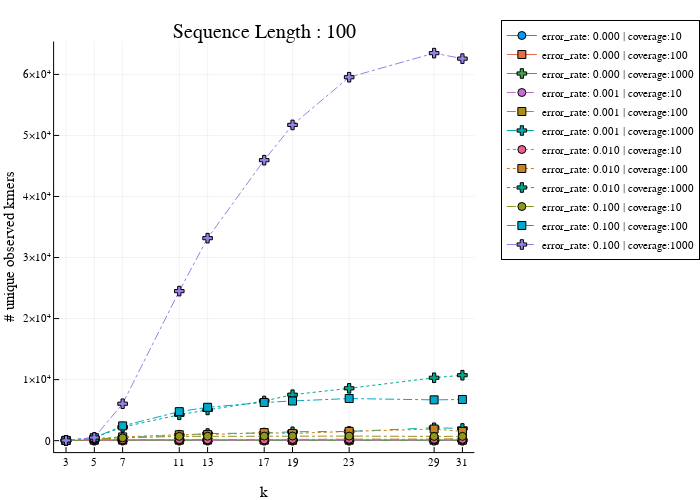
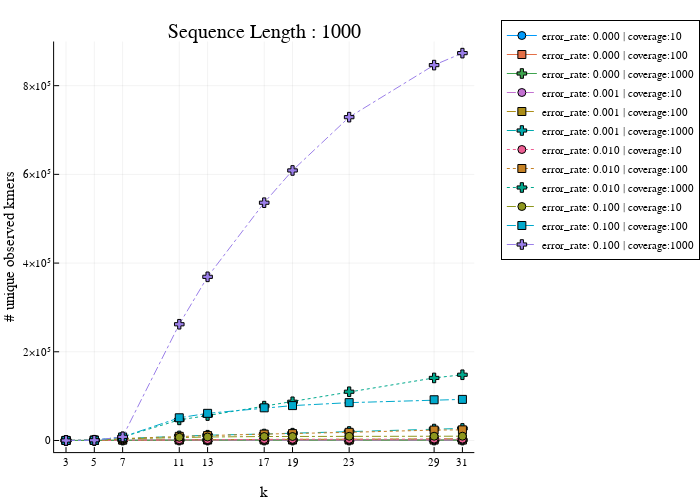
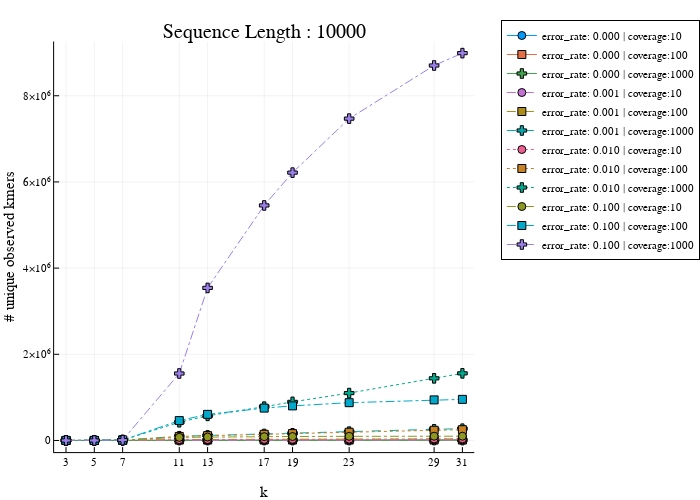

These figures' notebook cell, in order:
### Code cell
for sequence_length in sort(unique(results[!, "sequence_length"]))
    p = StatsPlots.plot(
        title = "Sequence Length : $(sequence_length)",
        xlabel = "k",
        ylabel = "# unique observed kmers",
        legend = :outertopright,
        size = (700, 500),
        leftmargin = 5(Measures.mm)
    )

    for error_rate in sort(unique(results[!, "error_rate"]))
        for coverage in sort(unique(results[!, "coverage"]))
            indices = (
                (results[!, "sequence_length"] .== sequence_length) .&
                (results[!, "error_rate"] .== error_rate) .&
                (results[!, "coverage"] .== coverage))
            xs = results[indices, "k"]
            ys = results[indices, "unique_kmers"]

            p = StatsPlots.plot!(p,
                xs,
                ys,
                xticks = (xs, string.(xs)),
                linestyle = error_to_linestyles[error_rate],
                markershape = coverage_to_markershape[coverage],
                label = "error_rate: $(rpad(error_rate, 5, '0')) | coverage:$(coverage)"
            )
        end
    end
    # displays in notebook
    display(p)
    
    # displays on website
    filename = "/assets/images/2020-12-19-observed-kmers-vs-error-rate-$(sequence_length).html"
    StatsPlots.savefig(p, dirname(pwd()) * filename)
    display("text/html", "![]($filename)")
end

### Figure 1 — Plotly figure (JSON) as saved in the notebook; plotly's stock layout.template omitted (floating-point values rounded to 4 significant figures)
{"data": [{"colorbar": {"title": ""}, "legendgroup": "error_rate: 0.000 | coverage:10", "line": {"color": "rgba(0, 154, 250, 1.000)", "dash": "solid", "shape": "linear", "width": 1}, "marker": {"color": "rgba(0, 154, 250, 1.000)", "line": {"color": "rgba(0, 0, 0, 1.000)", "width": 1}, "size": 8, "symbol": "circle"}, "mode": "lines+markers", "name": "error_rate: 0.000 | coverage:10", "showlegend": true, "type": "scatter", "x": [3, 5, 7, 11, 13, 17, 19, 23, 29, 31], "xaxis": "x", "y": [32, 92, 94, 90, 88, 84, 82, 78, 72, 70], "yaxis": "y", "zmax": null, "zmin": null}, {"colorbar": {"title": ""}, "legendgroup": "error_rate: 0.000 | coverage:100", "line": {"color": "rgba(227, 111, 71, 1.000)", "dash": "solid", "shape": "linear", "width": 1}, "marker": {"color": "rgba(227, 111, 71, 1.000)", "line": {"color": "rgba(0, 0, 0, 1.000)", "width": 1}, "size": 8, "symbol": "square"}, "mode": "lines+markers", "name": "error_rate: 0.000 | coverage:100", "showlegend": true, "type": "scatter", "x": [3, 5, 7, 11, 13, 17, 19, 23, 29, 31], "xaxis": "x", "y": [31, 94, 92, 90, 88, 84, 82, 78, 72, 70], "yaxis": "y", "zmax": null, "zmin": null}, {"colorbar": {"title": ""}, "legendgroup": "error_rate: 0.000 | coverage:1000", "line": {"color": "rgba(62, 164, 78, 1.000)", "dash": "solid", "shape": "linear", "width": 1}, "marker": {"color": "rgba(62, 164, 78, 1.000)", "line": {"color": "rgba(0, 0, 0, 1.000)", "width": 1}, "size": 8, "symbol": "cross"}, "mode": "lines+markers", "name": "error_rate: 0.000 | coverage:1000", "showlegend": true, "type": "scatter", "x": [3, 5, 7, 11, 13, 17, 19, 23, 29, 31], "xaxis": "x", "y": [29, 84, 94, 90, 88, 84, 82, 78, 72, 70], "yaxis": "y", "zmax": null, "zmin": null}, {"colorbar": {"title": ""}, "legendgroup": "error_rate: 0.001 | coverage:10", "line": {"color": "rgba(195, 113, 210, 1.000)", "dash": "dash", "shape": "linear", "width": 1}, "marker": {"color": "rgba(195, 113, 210, 1.000)", "line": {"color": "rgba(0, 0, 0, 1.000)", "width": 1}, "size": 8, "symbol": "circle"}, "mode": "lines+markers", "name": "error_rate: 0.001 | coverage:10", "showlegend": true, "type": "scatter", "x": [3, 5, 7, 11, 13, 17, 19, 23, 29, 31], "xaxis": "x", "y": [30, 83, 94, 103, 88, 109, 101, 78, 86, 100], "yaxis": "y", "zmax": null, "zmin": null}, {"colorbar": {"title": ""}, "legendgroup": "error_rate: 0.001 | coverage:100", "line": {"color": "rgba(172, 142, 24, 1.000)", "dash": "dash", "shape": "linear", "width": 1}, "marker": {"color": "rgba(172, 142, 24, 1.000)", "line": {"color": "rgba(0, 0, 0, 1.000)", "width": 1}, "size": 8, "symbol": "square"}, "mode": "lines+markers", "name": "error_rate: 0.001 | coverage:100", "showlegend": true, "type": "scatter", "x": [3, 5, 7, 11, 13, 17, 19, 23, 29, 31], "xaxis": "x", "y": [31, 121, 169, 155, 216, 157, 143, 237, 251, 324], "yaxis": "y", "zmax": null, "zmin": null}, {"colorbar": {"title": ""}, "legendgroup": "error_rate: 0.001 | coverage:1000", "line": {"color": "rgba(0, 170, 174, 1.000)", "dash": "dash", "shape": "linear", "width": 1}, "marker": {"color": "rgba(0, 170, 174, 1.000)", "line": {"color": "rgba(0, 0, 0, 1.000)", "width": 1}, "size": 8, "symbol": "cross"}, "mode": "lines+markers", "name": "error_rate: 0.001 | coverage:1000", "showlegend": true, "type": "scatter", "x": [3, 5, 7, 11, 13, 17, 19, 23, 29, 31], "xaxis": "x", "y": [32, 331, 506, 889, 1169, 1239, 1452, 1507, 2105, 1999], "yaxis": "y", "zmax": null, "zmin": null}, {"colorbar": {"title": ""}, "legendgroup": "error_rate: 0.010 | coverage:10", "line": {"color": "rgba(237, 94, 147, 1.000)", "dash": "dot", "shape": "linear", "width": 1}, "marker": {"color": "rgba(237, 94, 147, 1.000)", "line": {"color": "rgba(0, 0, 0, 1.000)", "width": 1}, "size": 8, "symbol": "circle"}, "mode": "lines+markers", "name": "error_rate: 0.010 | coverage:10", "showlegend": true, "type": "scatter", "x": [3, 5, 7, 11, 13, 17, 19, 23, 29, 31], "xaxis": "x", "y": [32, 121, 145, 176, 143, 127, 213, 226, 220, 218], "yaxis": "y", "zmax": null, "zmin": null}, {"colorbar": {"title": ""}, "legendgroup": "error_rate: 0.010 | coverage:100", "line": {"color": "rgba(198, 130, 37, 1.000)", "dash": "dot", "shape": "linear", "width": 1}, "marker": {"color": "rgba(198, 130, 37, 1.000)", "line": {"color": "rgba(0, 0, 0, 1.000)", "width": 1}, "size": 8, "symbol": "square"}, "mode": "lines+markers", "name": "error_rate: 0.010 | coverage:100", "showlegend": true, "type": "scatter", "x": [3, 5, 7, 11, 13, 17, 19, 23, 29, 31], "xaxis": "x", "y": [32, 307, 613, 972, 992, 1320, 1177, 1513, 1905, 1514], "yaxis": "y", "zmax": null, "zmin": null}, {"colorbar": {"title": ""}, "legendgroup": "error_rate: 0.010 | coverage:1000", "line": {"color": "rgba(0, 169, 141, 1.000)", "dash": "dot", "shape": "linear", "width": 1}, "marker": {"color": "rgba(0, 169, 141, 1.000)", "line": {"color": "rgba(0, 0, 0, 1.000)", "width": 1}, "size": 8, "symbol": "cross"}, "mode": "lines+markers", "name": "error_rate: 0.010 | coverage:1000", "showlegend": true, "type": "scatter", "x": [3, 5, 7, 11, 13, 17, 19, 23, 29, 31], "xaxis": "x", "y": [32, 498, 2216, 4241, 5038, 6496, 7525, 8576, 10302, 10721], "yaxis": "y", "zmax": null, "zmin": null}, {"colorbar": {"title": ""}, "legendgroup": "error_rate: 0.100 | coverage:10", "line": {"color": "rgba(142, 151, 30, 1.000)", "dash": "dashdot", "shape": "linear", "width": 1}, "marker": {"color": "rgba(142, 151, 30, 1.000)", "line": {"color": "rgba(0, 0, 0, 1.000)", "width": 1}, "size": 8, "symbol": "circle"}, "mode": "lines+markers", "name": "error_rate: 0.100 | coverage:10", "showlegend": true, "type": "scatter", "x": [3, 5, 7, 11, 13, 17, 19, 23, 29, 31], "xaxis": "x", "y": [32, 266, 462, 699, 725, 747, 758, 746, 693, 703], "yaxis": "y", "zmax": null, "zmin": null}, {"colorbar": {"title": ""}, "legendgroup": "error_rate: 0.100 | coverage:100", "line": {"color": "rgba(0, 169, 204, 1.000)", "dash": "dashdot", "shape": "linear", "width": 1}, "marker": {"color": "rgba(0, 169, 204, 1.000)", "line": {"color": "rgba(0, 0, 0, 1.000)", "width": 1}, "size": 8, "symbol": "square"}, "mode": "lines+markers", "name": "error_rate: 0.100 | coverage:100", "showlegend": true, "type": "scatter", "x": [3, 5, 7, 11, 13, 17, 19, 23, 29, 31], "xaxis": "x", "y": [32, 493, 2421, 4753, 5466, 6252, 6497, 6902, 6682, 6745], "yaxis": "y", "zmax": null, "zmin": null}, {"colorbar": {"title": ""}, "legendgroup": "error_rate: 0.100 | coverage:1000", "line": {"color": "rgba(155, 127, 233, 1.000)", "dash": "dashdot", "shape": "linear", "width": 1}, "marker": {"color": "rgba(155, 127, 233, 1.000)", "line": {"color": "rgba(0, 0, 0, 1.000)", "width": 1}, "size": 8, "symbol": "cross"}, "mode": "lines+markers", "name": "error_rate: 0.100 | coverage:1000", "showlegend": true, "type": "scatter", "x": [3, 5, 7, 11, 13, 17, 19, 23, 29, 31], "xaxis": "x", "y": [32, 512, 6050, 24500, 33176, 45951, 51725, 59540, 63486, 62584], "yaxis": "y", "zmax": null, "zmin": null}], "layout": {"annotations": [{"font": {"color": "rgba(0, 0, 0, 1.000)", "family": "sans-serif", "size": 20}, "rotation": 0, "showarrow": false, "text": "Sequence Length : 100", "x": 0.5539, "xanchor": "center", "xref": "paper", "y": 1, "yanchor": "top", "yref": "paper"}], "height": 500, "legend": {"bgcolor": "rgba(255, 255, 255, 1.000)", "bordercolor": "rgba(0, 0, 0, 1.000)", "borderwidth": 1, "font": {"color": "rgba(0, 0, 0, 1.000)", "family": "sans-serif", "size": 11}, "title": {"font": {"color": "rgba(0, 0, 0, 1.000)", "family": "sans-serif", "size": 15}, "text": ""}, "tracegroupgap": 0, "traceorder": "normal", "x": 1.05, "xanchor": "upper", "y": 1, "yanchor": "right"}, "margin": {"b": 20, "l": 0, "r": 0, "t": 20}, "paper_bgcolor": "rgba(255, 255, 255, 1.000)", "plot_bgcolor": "rgba(255, 255, 255, 1.000)", "showlegend": true, "width": 700, "xaxis": {"anchor": "y", "domain": [0.1134, 0.9944], "gridcolor": "rgba(0, 0, 0, 0.100)", "gridwidth": 0.5, "linecolor": "rgba(0, 0, 0, 1.000)", "mirror": false, "range": [2.16, 31.84], "showgrid": true, "showline": true, "showticklabels": true, "tickangle": 0, "tickcolor": "rgb(0, 0, 0)", "tickfont": {"color": "rgba(0, 0, 0, 1.000)", "family": "sans-serif", "size": 11}, "tickmode": "array", "ticks": "inside", "ticktext": ["3", "5", "7", "11", "13", "17", "19", "23", "29", "31"], "tickvals": [3, 5, 7, 11, 13, 17, 19, 23, 29, 31], "title": "k", "titlefont": {"color": "rgba(0, 0, 0, 1.000)", "family": "sans-serif", "size": 15}, "type": "-", "visible": true, "zeroline": false, "zerolinecolor": "rgba(0, 0, 0, 1.000)"}, "yaxis": {"anchor": "x", "domain": [0.06065, 0.9532], "gridcolor": "rgba(0, 0, 0, 0.100)", "gridwidth": 0.5, "linecolor": "rgba(0, 0, 0, 1.000)", "mirror": false, "range": [-1875.0, 65390.0], "showgrid": true, "showline": true, "showticklabels": true, "tickangle": 0, "tickcolor": "rgb(0, 0, 0)", "tickfont": {"color": "rgba(0, 0, 0, 1.000)", "family": "sans-serif", "size": 11}, "tickmode": "array", "ticks": "inside", "ticktext": ["0", "1×10⁴", "2×10⁴", "3×10⁴", "4×10⁴", "5×10⁴", "6×10⁴"], "tickvals": [0, 10000, 20000, 30000, 40000, 50000, 60000], "title": "# unique observed kmers", "titlefont": {"color": "rgba(0, 0, 0, 1.000)", "family": "sans-serif", "size": 15}, "type": "-", "visible": true, "zeroline": false, "zerolinecolor": "rgba(0, 0, 0, 1.000)"}}}

### Figure 2 — Plotly figure (JSON) as saved in the notebook; plotly's stock layout.template omitted (floating-point values rounded to 4 significant figures)
{"data": [{"colorbar": {"title": ""}, "legendgroup": "error_rate: 0.000 | coverage:10", "line": {"color": "rgba(0, 154, 250, 1.000)", "dash": "solid", "shape": "linear", "width": 1}, "marker": {"color": "rgba(0, 154, 250, 1.000)", "line": {"color": "rgba(0, 0, 0, 1.000)", "width": 1}, "size": 8, "symbol": "circle"}, "mode": "lines+markers", "name": "error_rate: 0.000 | coverage:10", "showlegend": true, "type": "scatter", "x": [3, 5, 7, 11, 13, 17, 19, 23, 29, 31], "xaxis": "x", "y": [32, 437, 930, 990, 987, 984, 982, 978, 972, 970], "yaxis": "y", "zmax": null, "zmin": null}, {"colorbar": {"title": ""}, "legendgroup": "error_rate: 0.000 | coverage:100", "line": {"color": "rgba(227, 111, 71, 1.000)", "dash": "solid", "shape": "linear", "width": 1}, "marker": {"color": "rgba(227, 111, 71, 1.000)", "line": {"color": "rgba(0, 0, 0, 1.000)", "width": 1}, "size": 8, "symbol": "square"}, "mode": "lines+markers", "name": "error_rate: 0.000 | coverage:100", "showlegend": true, "type": "scatter", "x": [3, 5, 7, 11, 13, 17, 19, 23, 29, 31], "xaxis": "x", "y": [32, 440, 936, 989, 988, 984, 982, 978, 972, 970], "yaxis": "y", "zmax": null, "zmin": null}, {"colorbar": {"title": ""}, "legendgroup": "error_rate: 0.000 | coverage:1000", "line": {"color": "rgba(62, 164, 78, 1.000)", "dash": "solid", "shape": "linear", "width": 1}, "marker": {"color": "rgba(62, 164, 78, 1.000)", "line": {"color": "rgba(0, 0, 0, 1.000)", "width": 1}, "size": 8, "symbol": "cross"}, "mode": "lines+markers", "name": "error_rate: 0.000 | coverage:1000", "showlegend": true, "type": "scatter", "x": [3, 5, 7, 11, 13, 17, 19, 23, 29, 31], "xaxis": "x", "y": [32, 442, 936, 989, 988, 984, 982, 978, 972, 970], "yaxis": "y", "zmax": null, "zmin": null}, {"colorbar": {"title": ""}, "legendgroup": "error_rate: 0.001 | coverage:10", "line": {"color": "rgba(195, 113, 210, 1.000)", "dash": "dash", "shape": "linear", "width": 1}, "marker": {"color": "rgba(195, 113, 210, 1.000)", "line": {"color": "rgba(0, 0, 0, 1.000)", "width": 1}, "size": 8, "symbol": "circle"}, "mode": "lines+markers", "name": "error_rate: 0.001 | coverage:10", "showlegend": true, "type": "scatter", "x": [3, 5, 7, 11, 13, 17, 19, 23, 29, 31], "xaxis": "x", "y": [32, 458, 1007, 1073, 1084, 1134, 1244, 1145, 1242, 1120], "yaxis": "y", "zmax": null, "zmin": null}, {"colorbar": {"title": ""}, "legendgroup": "error_rate: 0.001 | coverage:100", "line": {"color": "rgba(172, 142, 24, 1.000)", "dash": "dash", "shape": "linear", "width": 1}, "marker": {"color": "rgba(172, 142, 24, 1.000)", "line": {"color": "rgba(0, 0, 0, 1.000)", "width": 1}, "size": 8, "symbol": "square"}, "mode": "lines+markers", "name": "error_rate: 0.001 | coverage:100", "showlegend": true, "type": "scatter", "x": [3, 5, 7, 11, 13, 17, 19, 23, 29, 31], "xaxis": "x", "y": [32, 481, 1371, 2025, 2171, 2441, 2597, 2839, 3801, 4009], "yaxis": "y", "zmax": null, "zmin": null}, {"colorbar": {"title": ""}, "legendgroup": "error_rate: 0.001 | coverage:1000", "line": {"color": "rgba(0, 170, 174, 1.000)", "dash": "dash", "shape": "linear", "width": 1}, "marker": {"color": "rgba(0, 170, 174, 1.000)", "line": {"color": "rgba(0, 0, 0, 1.000)", "width": 1}, "size": 8, "symbol": "cross"}, "mode": "lines+markers", "name": "error_rate: 0.001 | coverage:1000", "showlegend": true, "type": "scatter", "x": [3, 5, 7, 11, 13, 17, 19, 23, 29, 31], "xaxis": "x", "y": [32, 512, 4438, 10292, 11906, 14584, 16477, 20330, 25808, 27194], "yaxis": "y", "zmax": null, "zmin": null}, {"colorbar": {"title": ""}, "legendgroup": "error_rate: 0.010 | coverage:10", "line": {"color": "rgba(237, 94, 147, 1.000)", "dash": "dot", "shape": "linear", "width": 1}, "marker": {"color": "rgba(237, 94, 147, 1.000)", "line": {"color": "rgba(0, 0, 0, 1.000)", "width": 1}, "size": 8, "symbol": "circle"}, "mode": "lines+markers", "name": "error_rate: 0.010 | coverage:10", "showlegend": true, "type": "scatter", "x": [3, 5, 7, 11, 13, 17, 19, 23, 29, 31], "xaxis": "x", "y": [32, 470, 1438, 1876, 2066, 2422, 2763, 2721, 3183, 3153], "yaxis": "y", "zmax": null, "zmin": null}, {"colorbar": {"title": ""}, "legendgroup": "error_rate: 0.010 | coverage:100", "line": {"color": "rgba(198, 130, 37, 1.000)", "dash": "dot", "shape": "linear", "width": 1}, "marker": {"color": "rgba(198, 130, 37, 1.000)", "line": {"color": "rgba(0, 0, 0, 1.000)", "width": 1}, "size": 8, "symbol": "square"}, "mode": "lines+markers", "name": "error_rate: 0.010 | coverage:100", "showlegend": true, "type": "scatter", "x": [3, 5, 7, 11, 13, 17, 19, 23, 29, 31], "xaxis": "x", "y": [32, 512, 4310, 9373, 11074, 14370, 15491, 18373, 23487, 23986], "yaxis": "y", "zmax": null, "zmin": null}, {"colorbar": {"title": ""}, "legendgroup": "error_rate: 0.010 | coverage:1000", "line": {"color": "rgba(0, 169, 141, 1.000)", "dash": "dot", "shape": "linear", "width": 1}, "marker": {"color": "rgba(0, 169, 141, 1.000)", "line": {"color": "rgba(0, 0, 0, 1.000)", "width": 1}, "size": 8, "symbol": "cross"}, "mode": "lines+markers", "name": "error_rate: 0.010 | coverage:1000", "showlegend": true, "type": "scatter", "x": [3, 5, 7, 11, 13, 17, 19, 23, 29, 31], "xaxis": "x", "y": [32, 512, 7884, 46431, 56219, 77468, 87305, 109935, 141054, 148232], "yaxis": "y", "zmax": null, "zmin": null}, {"colorbar": {"title": ""}, "legendgroup": "error_rate: 0.100 | coverage:10", "line": {"color": "rgba(142, 151, 30, 1.000)", "dash": "dashdot", "shape": "linear", "width": 1}, "marker": {"color": "rgba(142, 151, 30, 1.000)", "line": {"color": "rgba(0, 0, 0, 1.000)", "width": 1}, "size": 8, "symbol": "circle"}, "mode": "lines+markers", "name": "error_rate: 0.100 | coverage:10", "showlegend": true, "type": "scatter", "x": [3, 5, 7, 11, 13, 17, 19, 23, 29, 31], "xaxis": "x", "y": [32, 512, 3796, 7242, 7858, 8983, 8994, 9425, 9589, 9678], "yaxis": "y", "zmax": null, "zmin": null}, {"colorbar": {"title": ""}, "legendgroup": "error_rate: 0.100 | coverage:100", "line": {"color": "rgba(0, 169, 204, 1.000)", "dash": "dashdot", "shape": "linear", "width": 1}, "marker": {"color": "rgba(0, 169, 204, 1.000)", "line": {"color": "rgba(0, 0, 0, 1.000)", "width": 1}, "size": 8, "symbol": "square"}, "mode": "lines+markers", "name": "error_rate: 0.100 | coverage:100", "showlegend": true, "type": "scatter", "x": [3, 5, 7, 11, 13, 17, 19, 23, 29, 31], "xaxis": "x", "y": [32, 512, 7980, 51180, 61223, 73663, 78672, 85311, 91844, 92675], "yaxis": "y", "zmax": null, "zmin": null}, {"colorbar": {"title": ""}, "legendgroup": "error_rate: 0.100 | coverage:1000", "line": {"color": "rgba(155, 127, 233, 1.000)", "dash": "dashdot", "shape": "linear", "width": 1}, "marker": {"color": "rgba(155, 127, 233, 1.000)", "line": {"color": "rgba(0, 0, 0, 1.000)", "width": 1}, "size": 8, "symbol": "cross"}, "mode": "lines+markers", "name": "error_rate: 0.100 | coverage:1000", "showlegend": true, "type": "scatter", "x": [3, 5, 7, 11, 13, 17, 19, 23, 29, 31], "xaxis": "x", "y": [32, 512, 8192, 262075, 368986, 536120, 608847, 729002, 846381, 873340], "yaxis": "y", "zmax": null, "zmin": null}], "layout": {"annotations": [{"font": {"color": "rgba(0, 0, 0, 1.000)", "family": "sans-serif", "size": 20}, "rotation": 0, "showarrow": false, "text": "Sequence Length : 1000", "x": 0.5539, "xanchor": "center", "xref": "paper", "y": 1, "yanchor": "top", "yref": "paper"}], "height": 500, "legend": {"bgcolor": "rgba(255, 255, 255, 1.000)", "bordercolor": "rgba(0, 0, 0, 1.000)", "borderwidth": 1, "font": {"color": "rgba(0, 0, 0, 1.000)", "family": "sans-serif", "size": 11}, "title": {"font": {"color": "rgba(0, 0, 0, 1.000)", "family": "sans-serif", "size": 15}, "text": ""}, "tracegroupgap": 0, "traceorder": "normal", "x": 1.05, "xanchor": "upper", "y": 1, "yanchor": "right"}, "margin": {"b": 20, "l": 0, "r": 0, "t": 20}, "paper_bgcolor": "rgba(255, 255, 255, 1.000)", "plot_bgcolor": "rgba(255, 255, 255, 1.000)", "showlegend": true, "width": 700, "xaxis": {"anchor": "y", "domain": [0.1134, 0.9944], "gridcolor": "rgba(0, 0, 0, 0.100)", "gridwidth": 0.5, "linecolor": "rgba(0, 0, 0, 1.000)", "mirror": false, "range": [2.16, 31.84], "showgrid": true, "showline": true, "showticklabels": true, "tickangle": 0, "tickcolor": "rgb(0, 0, 0)", "tickfont": {"color": "rgba(0, 0, 0, 1.000)", "family": "sans-serif", "size": 11}, "tickmode": "array", "ticks": "inside", "ticktext": ["3", "5", "7", "11", "13", "17", "19", "23", "29", "31"], "tickvals": [3, 5, 7, 11, 13, 17, 19, 23, 29, 31], "title": "k", "titlefont": {"color": "rgba(0, 0, 0, 1.000)", "family": "sans-serif", "size": 15}, "type": "-", "visible": true, "zeroline": false, "zerolinecolor": "rgba(0, 0, 0, 1.000)"}, "yaxis": {"anchor": "x", "domain": [0.06065, 0.9532], "gridcolor": "rgba(0, 0, 0, 0.100)", "gridwidth": 0.5, "linecolor": "rgba(0, 0, 0, 1.000)", "mirror": false, "range": [-26170.0, 899500.0], "showgrid": true, "showline": true, "showticklabels": true, "tickangle": 0, "tickcolor": "rgb(0, 0, 0)", "tickfont": {"color": "rgba(0, 0, 0, 1.000)", "family": "sans-serif", "size": 11}, "tickmode": "array", "ticks": "inside", "ticktext": ["0", "2×10⁵", "4×10⁵", "6×10⁵", "8×10⁵"], "tickvals": [0, 200000, 400000, 600000, 800000], "title": "# unique observed kmers", "titlefont": {"color": "rgba(0, 0, 0, 1.000)", "family": "sans-serif", "size": 15}, "type": "-", "visible": true, "zeroline": false, "zerolinecolor": "rgba(0, 0, 0, 1.000)"}}}

### Figure 3 — Plotly figure (JSON) as saved in the notebook; plotly's stock layout.template omitted (floating-point values rounded to 4 significant figures)
{"data": [{"colorbar": {"title": ""}, "legendgroup": "error_rate: 0.000 | coverage:10", "line": {"color": "rgba(0, 154, 250, 1.000)", "dash": "solid", "shape": "linear", "width": 1}, "marker": {"color": "rgba(0, 154, 250, 1.000)", "line": {"color": "rgba(0, 0, 0, 1.000)", "width": 1}, "size": 8, "symbol": "circle"}, "mode": "lines+markers", "name": "error_rate: 0.000 | coverage:10", "showlegend": true, "type": "scatter", "x": [3, 5, 7, 11, 13, 17, 19, 23, 29, 31], "xaxis": "x", "y": [32, 512, 5723, 9973, 9986, 9984, 9982, 9978, 9972, 9970], "yaxis": "y", "zmax": null, "zmin": null}, {"colorbar": {"title": ""}, "legendgroup": "error_rate: 0.000 | coverage:100", "line": {"color": "rgba(227, 111, 71, 1.000)", "dash": "solid", "shape": "linear", "width": 1}, "marker": {"color": "rgba(227, 111, 71, 1.000)", "line": {"color": "rgba(0, 0, 0, 1.000)", "width": 1}, "size": 8, "symbol": "square"}, "mode": "lines+markers", "name": "error_rate: 0.000 | coverage:100", "showlegend": true, "type": "scatter", "x": [3, 5, 7, 11, 13, 17, 19, 23, 29, 31], "xaxis": "x", "y": [32, 512, 5756, 9963, 9981, 9984, 9982, 9978, 9972, 9970], "yaxis": "y", "zmax": null, "zmin": null}, {"colorbar": {"title": ""}, "legendgroup": "error_rate: 0.000 | coverage:1000", "line": {"color": "rgba(62, 164, 78, 1.000)", "dash": "solid", "shape": "linear", "width": 1}, "marker": {"color": "rgba(62, 164, 78, 1.000)", "line": {"color": "rgba(0, 0, 0, 1.000)", "width": 1}, "size": 8, "symbol": "cross"}, "mode": "lines+markers", "name": "error_rate: 0.000 | coverage:1000", "showlegend": true, "type": "scatter", "x": [3, 5, 7, 11, 13, 17, 19, 23, 29, 31], "xaxis": "x", "y": [32, 512, 5690, 9962, 9988, 9984, 9982, 9978, 9972, 9970], "yaxis": "y", "zmax": null, "zmin": null}, {"colorbar": {"title": ""}, "legendgroup": "error_rate: 0.001 | coverage:10", "line": {"color": "rgba(195, 113, 210, 1.000)", "dash": "dash", "shape": "linear", "width": 1}, "marker": {"color": "rgba(195, 113, 210, 1.000)", "line": {"color": "rgba(0, 0, 0, 1.000)", "width": 1}, "size": 8, "symbol": "circle"}, "mode": "lines+markers", "name": "error_rate: 0.001 | coverage:10", "showlegend": true, "type": "scatter", "x": [3, 5, 7, 11, 13, 17, 19, 23, 29, 31], "xaxis": "x", "y": [32, 512, 5933, 11020, 11298, 11715, 11759, 12295, 12718, 12923], "yaxis": "y", "zmax": null, "zmin": null}, {"colorbar": {"title": ""}, "legendgroup": "error_rate: 0.001 | coverage:100", "line": {"color": "rgba(172, 142, 24, 1.000)", "dash": "dash", "shape": "linear", "width": 1}, "marker": {"color": "rgba(172, 142, 24, 1.000)", "line": {"color": "rgba(0, 0, 0, 1.000)", "width": 1}, "size": 8, "symbol": "square"}, "mode": "lines+markers", "name": "error_rate: 0.001 | coverage:100", "showlegend": true, "type": "scatter", "x": [3, 5, 7, 11, 13, 17, 19, 23, 29, 31], "xaxis": "x", "y": [32, 512, 7044, 19729, 22043, 25868, 27432, 31520, 37183, 38432], "yaxis": "y", "zmax": null, "zmin": null}, {"colorbar": {"title": ""}, "legendgroup": "error_rate: 0.001 | coverage:1000", "line": {"color": "rgba(0, 170, 174, 1.000)", "dash": "dash", "shape": "linear", "width": 1}, "marker": {"color": "rgba(0, 170, 174, 1.000)", "line": {"color": "rgba(0, 0, 0, 1.000)", "width": 1}, "size": 8, "symbol": "cross"}, "mode": "lines+markers", "name": "error_rate: 0.001 | coverage:1000", "showlegend": true, "type": "scatter", "x": [3, 5, 7, 11, 13, 17, 19, 23, 29, 31], "xaxis": "x", "y": [32, 512, 8187, 97685, 117265, 151062, 167307, 204825, 259283, 273591], "yaxis": "y", "zmax": null, "zmin": null}, {"colorbar": {"title": ""}, "legendgroup": "error_rate: 0.010 | coverage:10", "line": {"color": "rgba(237, 94, 147, 1.000)", "dash": "dot", "shape": "linear", "width": 1}, "marker": {"color": "rgba(237, 94, 147, 1.000)", "line": {"color": "rgba(0, 0, 0, 1.000)", "width": 1}, "size": 8, "symbol": "circle"}, "mode": "lines+markers", "name": "error_rate: 0.010 | coverage:10", "showlegend": true, "type": "scatter", "x": [3, 5, 7, 11, 13, 17, 19, 23, 29, 31], "xaxis": "x", "y": [32, 512, 6990, 19702, 21848, 24291, 25904, 30315, 35314, 35424], "yaxis": "y", "zmax": null, "zmin": null}, {"colorbar": {"title": ""}, "legendgroup": "error_rate: 0.010 | coverage:100", "line": {"color": "rgba(198, 130, 37, 1.000)", "dash": "dot", "shape": "linear", "width": 1}, "marker": {"color": "rgba(198, 130, 37, 1.000)", "line": {"color": "rgba(0, 0, 0, 1.000)", "width": 1}, "size": 8, "symbol": "square"}, "mode": "lines+markers", "name": "error_rate: 0.010 | coverage:100", "showlegend": true, "type": "scatter", "x": [3, 5, 7, 11, 13, 17, 19, 23, 29, 31], "xaxis": "x", "y": [32, 512, 8185, 94248, 112132, 143685, 160187, 190933, 236540, 250460], "yaxis": "y", "zmax": null, "zmin": null}, {"colorbar": {"title": ""}, "legendgroup": "error_rate: 0.010 | coverage:1000", "line": {"color": "rgba(0, 169, 141, 1.000)", "dash": "dot", "shape": "linear", "width": 1}, "marker": {"color": "rgba(0, 169, 141, 1.000)", "line": {"color": "rgba(0, 0, 0, 1.000)", "width": 1}, "size": 8, "symbol": "cross"}, "mode": "lines+markers", "name": "error_rate: 0.010 | coverage:1000", "showlegend": true, "type": "scatter", "x": [3, 5, 7, 11, 13, 17, 19, 23, 29, 31], "xaxis": "x", "y": [32, 512, 8192, 423144, 571894, 784687, 895791, 1099787, 1442190, 1557790], "yaxis": "y", "zmax": null, "zmin": null}, {"colorbar": {"title": ""}, "legendgroup": "error_rate: 0.100 | coverage:10", "line": {"color": "rgba(142, 151, 30, 1.000)", "dash": "dashdot", "shape": "linear", "width": 1}, "marker": {"color": "rgba(142, 151, 30, 1.000)", "line": {"color": "rgba(0, 0, 0, 1.000)", "width": 1}, "size": 8, "symbol": "circle"}, "mode": "lines+markers", "name": "error_rate: 0.100 | coverage:10", "showlegend": true, "type": "scatter", "x": [3, 5, 7, 11, 13, 17, 19, 23, 29, 31], "xaxis": "x", "y": [32, 512, 8185, 72485, 80396, 88800, 92253, 96188, 98725, 99038], "yaxis": "y", "zmax": null, "zmin": null}, {"colorbar": {"title": ""}, "legendgroup": "error_rate: 0.100 | coverage:100", "line": {"color": "rgba(0, 169, 204, 1.000)", "dash": "dashdot", "shape": "linear", "width": 1}, "marker": {"color": "rgba(0, 169, 204, 1.000)", "line": {"color": "rgba(0, 0, 0, 1.000)", "width": 1}, "size": 8, "symbol": "square"}, "mode": "lines+markers", "name": "error_rate: 0.100 | coverage:100", "showlegend": true, "type": "scatter", "x": [3, 5, 7, 11, 13, 17, 19, 23, 29, 31], "xaxis": "x", "y": [32, 512, 8192, 461691, 606050, 750927, 802943, 877197, 942147, 954158], "yaxis": "y", "zmax": null, "zmin": null}, {"colorbar": {"title": ""}, "legendgroup": "error_rate: 0.100 | coverage:1000", "line": {"color": "rgba(155, 127, 233, 1.000)", "dash": "dashdot", "shape": "linear", "width": 1}, "marker": {"color": "rgba(155, 127, 233, 1.000)", "line": {"color": "rgba(0, 0, 0, 1.000)", "width": 1}, "size": 8, "symbol": "cross"}, "mode": "lines+markers", "name": "error_rate: 0.100 | coverage:1000", "showlegend": true, "type": "scatter", "x": [3, 5, 7, 11, 13, 17, 19, 23, 29, 31], "xaxis": "x", "y": [32, 512, 8192, 1554441, 3540694, 5454336, 6215814, 7468996, 8701812, 8988974], "yaxis": "y", "zmax": null, "zmin": null}], "layout": {"annotations": [{"font": {"color": "rgba(0, 0, 0, 1.000)", "family": "sans-serif", "size": 20}, "rotation": 0, "showarrow": false, "text": "Sequence Length : 10000", "x": 0.5539, "xanchor": "center", "xref": "paper", "y": 1, "yanchor": "top", "yref": "paper"}], "height": 500, "legend": {"bgcolor": "rgba(255, 255, 255, 1.000)", "bordercolor": "rgba(0, 0, 0, 1.000)", "borderwidth": 1, "font": {"color": "rgba(0, 0, 0, 1.000)", "family": "sans-serif", "size": 11}, "title": {"font": {"color": "rgba(0, 0, 0, 1.000)", "family": "sans-serif", "size": 15}, "text": ""}, "tracegroupgap": 0, "traceorder": "normal", "x": 1.05, "xanchor": "upper", "y": 1, "yanchor": "right"}, "margin": {"b": 20, "l": 0, "r": 0, "t": 20}, "paper_bgcolor": "rgba(255, 255, 255, 1.000)", "plot_bgcolor": "rgba(255, 255, 255, 1.000)", "showlegend": true, "width": 700, "xaxis": {"anchor": "y", "domain": [0.1134, 0.9944], "gridcolor": "rgba(0, 0, 0, 0.100)", "gridwidth": 0.5, "linecolor": "rgba(0, 0, 0, 1.000)", "mirror": false, "range": [2.16, 31.84], "showgrid": true, "showline": true, "showticklabels": true, "tickangle": 0, "tickcolor": "rgb(0, 0, 0)", "tickfont": {"color": "rgba(0, 0, 0, 1.000)", "family": "sans-serif", "size": 11}, "tickmode": "array", "ticks": "inside", "ticktext": ["3", "5", "7", "11", "13", "17", "19", "23", "29", "31"], "tickvals": [3, 5, 7, 11, 13, 17, 19, 23, 29, 31], "title": "k", "titlefont": {"color": "rgba(0, 0, 0, 1.000)", "family": "sans-serif", "size": 15}, "type": "-", "visible": true, "zeroline": false, "zerolinecolor": "rgba(0, 0, 0, 1.000)"}, "yaxis": {"anchor": "x", "domain": [0.06065, 0.9532], "gridcolor": "rgba(0, 0, 0, 0.100)", "gridwidth": 0.5, "linecolor": "rgba(0, 0, 0, 1.000)", "mirror": false, "range": [-269600.0, 9259000.0], "showgrid": true, "showline": true, "showticklabels": true, "tickangle": 0, "tickcolor": "rgb(0, 0, 0)", "tickfont": {"color": "rgba(0, 0, 0, 1.000)", "family": "sans-serif", "size": 11}, "tickmode": "array", "ticks": "inside", "ticktext": ["0", "2×10⁶", "4×10⁶", "6×10⁶", "8×10⁶"], "tickvals": [0, 2000000, 4000000, 6000000, 8000000], "title": "# unique observed kmers", "titlefont": {"color": "rgba(0, 0, 0, 1.000)", "family": "sans-serif", "size": 15}, "type": "-", "visible": true, "zeroline": false, "zerolinecolor": "rgba(0, 0, 0, 1.000)"}}}
